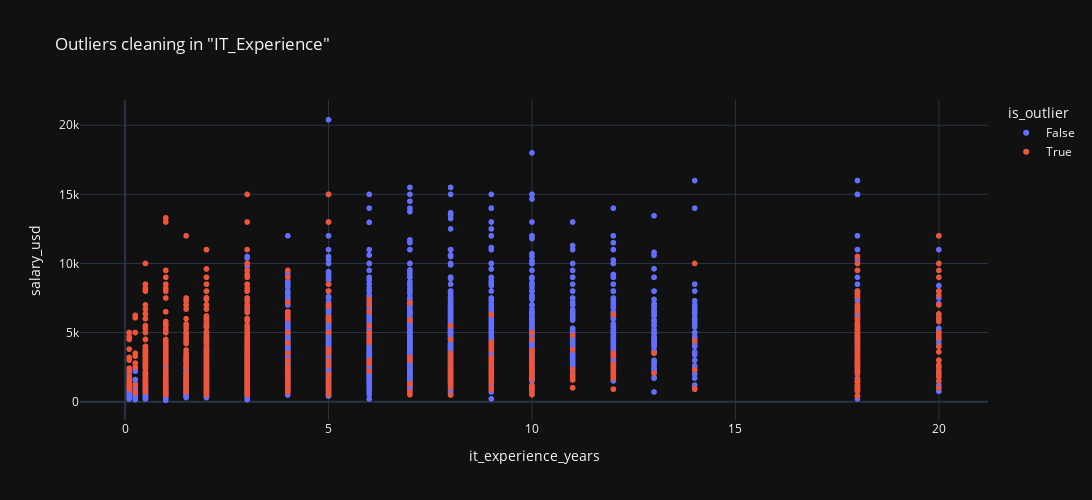

Source (notebook cell):
### Code cell
fig = px.scatter(
    new_df,
    x='it_experience_years',
    y='salary_usd',
    color='is_outlier',
    hover_data=['title_group', 'category','it_experience_years', 'salary_usd'],
    title='Outliers cleaning in "IT_Experience"',
    width=1500, height=500,
)

fig.show()

### Figure 1 — Plotly figure (JSON) as saved in the notebook; plotly's stock layout.template omitted (floating-point values rounded to 4 significant figures; data arrays with more than 128 entries replaced by an {"elided": "..."} marker saying what was removed)
{"data": [{"customdata": {"elided": "6735x2 str values"}, "hovertemplate": "is_outlier=False<br>it_experience_years=%{x}<br>salary_usd=%{y}<br>title_group=%{customdata[0]}<br>category=%{customdata[1]}<extra></extra>", "legendgroup": "False", "marker": {"color": "#636efa", "symbol": "circle"}, "mode": "markers", "name": "False", "showlegend": true, "type": "scattergl", "x": {"elided": "6735 float values"}, "xaxis": "x", "y": {"elided": "6735 float values"}, "yaxis": "y"}, {"customdata": {"elided": "858x2 str values"}, "hovertemplate": "is_outlier=True<br>it_experience_years=%{x}<br>salary_usd=%{y}<br>title_group=%{customdata[0]}<br>category=%{customdata[1]}<extra></extra>", "legendgroup": "True", "marker": {"color": "#EF553B", "symbol": "circle"}, "mode": "markers", "name": "True", "showlegend": true, "type": "scattergl", "x": {"elided": "858 float values"}, "xaxis": "x", "y": {"elided": "858 float values"}, "yaxis": "y"}], "layout": {"height": 500, "legend": {"title": {"text": "is_outlier"}, "tracegroupgap": 0}, "title": {"text": "Outliers cleaning in \"IT_Experience\""}, "width": 1500, "xaxis": {"anchor": "y", "domain": [0, 1], "title": {"text": "it_experience_years"}}, "yaxis": {"anchor": "x", "domain": [0, 1], "title": {"text": "salary_usd"}}}}
